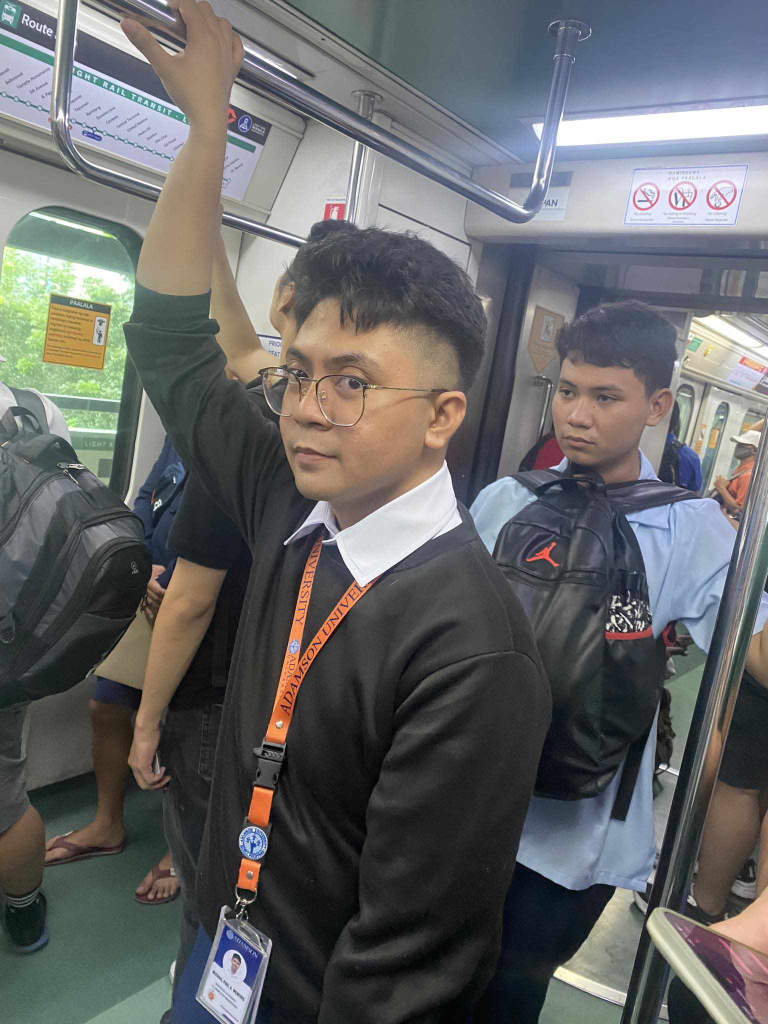
#> input picture LAB4/mp.jpg, 1536 x 2048 px (shown at 1/2 size)
$ python 'Canny edge detector.py'
#> lines starting #> are read from the running program, lines starting #| are printed output that depends on the picture
import cv2 as cv
from matplotlib import pyplot as plt


orig =cv.imread('mp.jpg')
#> orig is the input picture: shape (2048, 1536, 3); mean B, G, R 102.6, 102.3, 101.3
img = cv.cvtColor(orig, cv.COLOR_BGR2RGB)

edges = cv.Canny(img,100,200)
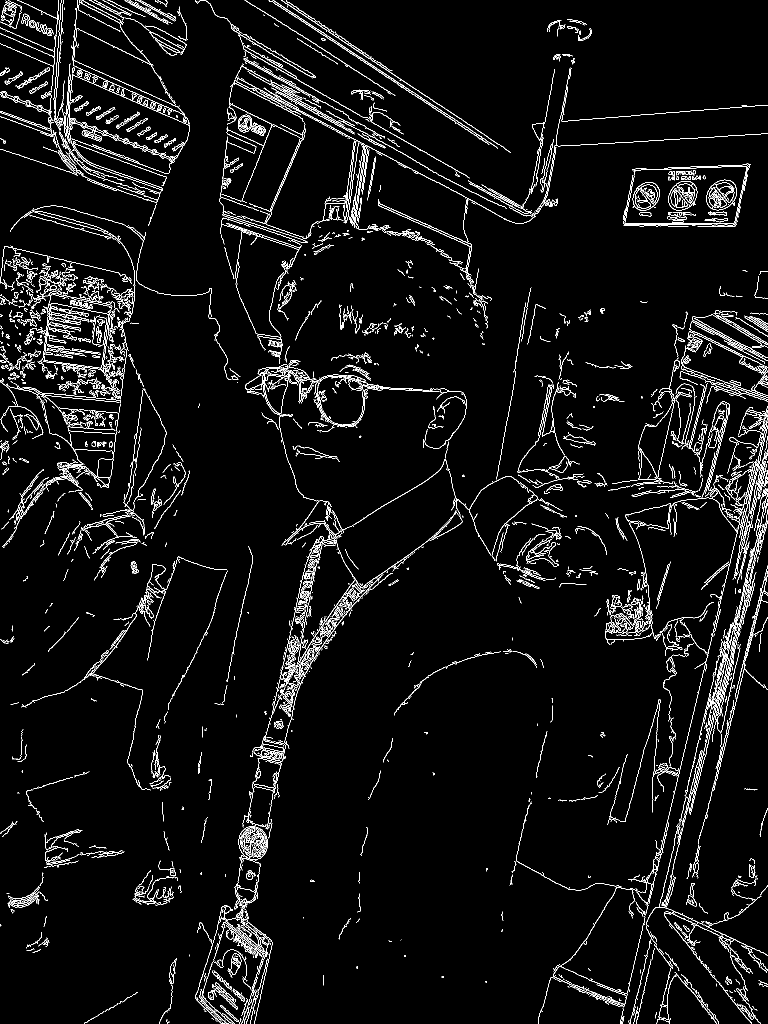
#> edges: shape (2048, 1536) (shown at 1/2 size); 4.4% white in thin lines or dots

plt.figure(figsize=(20, 20))

plt.subplot(221)
plt.imshow(img, cmap='gray')
plt.title('Original')
plt.axis("off")

plt.subplot(222)
plt.imshow(edges, cmap='gray')
plt.title('Canny edge detector')
plt.axis("off")

plt.show()
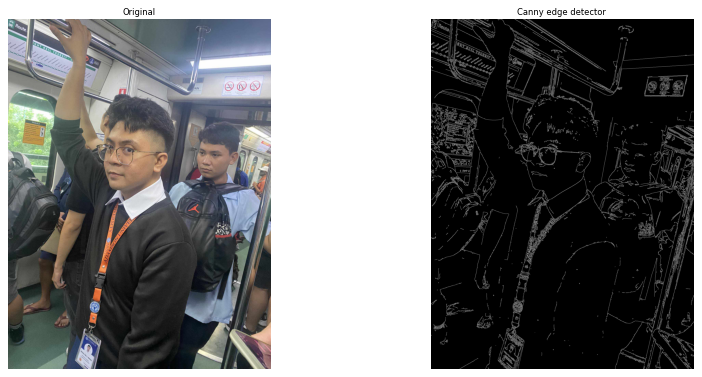
#> figure drawn by matplotlib, 2 panels
